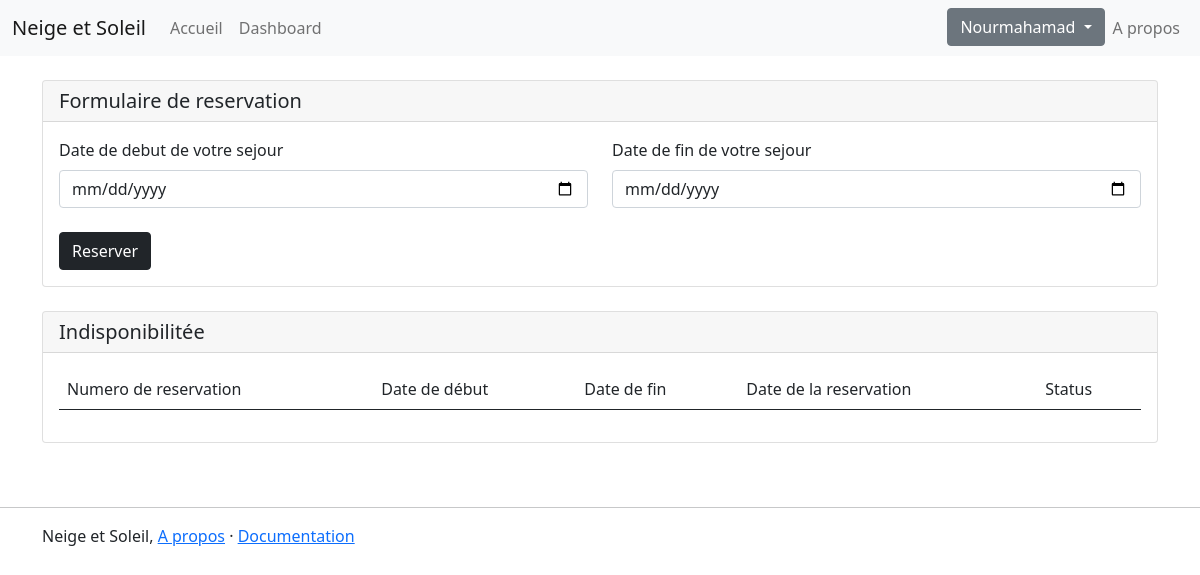
/reserver/1 (signed in), run on an earlier commit of the app's database.
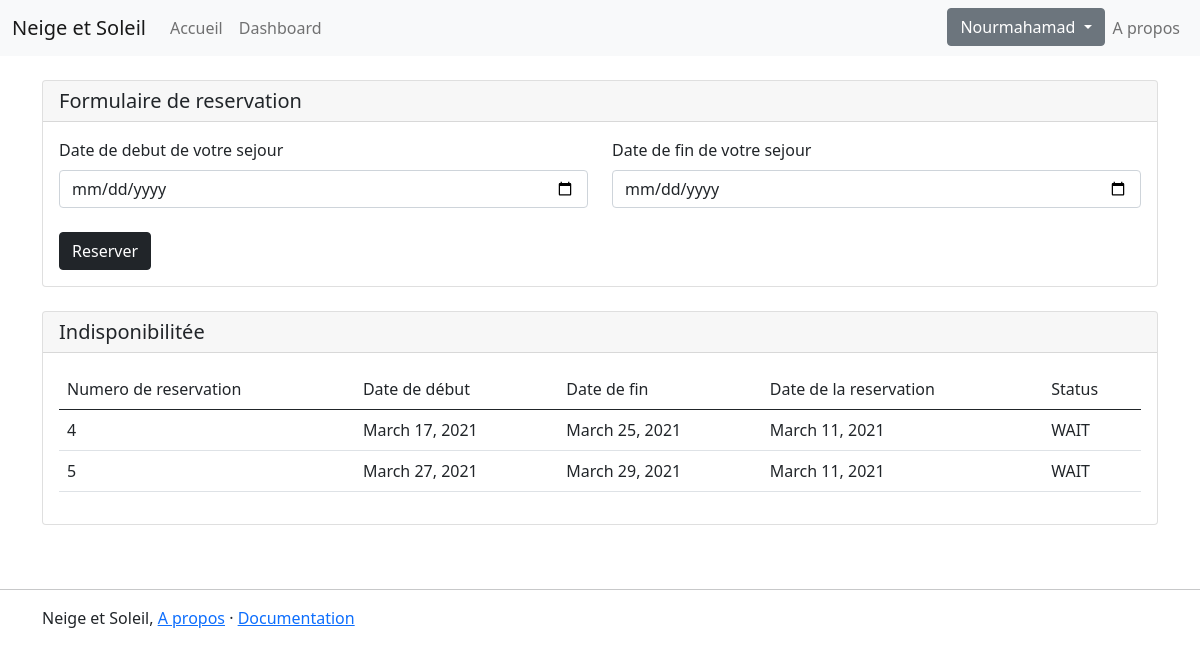
And on a later commit of the database.
### neige_soleil_app/models.py (models this page shows, shortened)
class Reservation(models.Model):
    ENCOURS = 'WAIT'
    ANNULER = 'CANCEL'
    STATUS_RES = [
        (ENCOURS, 'En cours'),
        (ANNULER, 'Annuler'),
    ]
    profile = models.ForeignKey(Profile, on_delete=models.CASCADE)
    propriete = models.ForeignKey(ContratProprietaire, on_delete=models.CASCADE)
    date_reservation = models.DateField(auto_now_add=True)
    date_debut_sejour = models.DateField()
    date_fin_sejour = models.DateField()
    status_reservation = models.CharField(max_length=6, choices=STATUS_RES, default=ENCOURS)

### neige_soleil_app/decorators.py (the view)
    def wrapper_func(request, *args, **kwargs):
        try:
            val = request.user.profile
            return view_func(request, *args, **kwargs)
        except ObjectDoesNotExist:
            return redirect('new_profile')

### neige_soleil_app/views.py (called while the page is built, shortened)
@login_required(login_url='login')
@known_profile
def new_reservation(request, pk):
    contrat = ContratProprietaire.objects.get(id=pk)
    reservations = contrat.reservation_set.all()
    context = {
        'contrat': contrat,
        'reservations': reservations
    }
    return render(request, 'neige_soleil_app/main_new_reservation.html', context)

### neige_soleil_app/templates/neige_soleil_app/main_new_reservation.html
{% extends 'neige_soleil_app/main_layout.html' %}
{% block content %}
    {% include 'neige_soleil_app/form_reservation.html' %}
{% endblock %}

### neige_soleil_app/templates/neige_soleil_app/form_reservation.html (shortened to what this page needs)
<div class="card">
    <h5 class="card-header"> Formulaire de reservation</h5>
    <div class="card-body">
        <form method="post">
            <div class="row">
                <div class="col-6">
                    <label id="debut" class="form-label">Date de debut de votre sejour</label>
                    <input for="debut" class="form-control" type="date" name="date_debut_sejour" value="{{ reservation.date_debut_sejour }}" required>
                </div>
                <div class="col-6">
                    <label id="fin" class="form-label">Date de fin de votre sejour</label>
                    <input for="fin" class="form-control" type="date" name="date_fin_sejour"  value="{{ reservation.date_fin_sejour }}" required>
                </div>
            </div>
            <br>
            <input type="submit" class="btn btn-dark" value="Reserver">
        </form>
    </div>
</div>
<br>
<div class="card">
    <h5 class="card-header"> Indisponibilitée</h5>
    <div class="card-body">
        <table class="table">
            <thead>
            <tr>
                <td scope="col">Numero de reservation</td>
                <td scope="col">Date de début</td>
                <td scope="col">Date de fin</td>
                <td scope="col">Date de la reservation</td>
                <td scope="col">Status</td>
            </tr>
            </thead>
            <tbody>
            {% if reservations %}
                {% for reservation in reservations %}
                    <tr>
                        <td>{{ reservation.id}}</td>
                        <td>{{ reservation.date_debut_sejour }}</td>
                        <td>{{ reservation.date_fin_sejour }}</td>
                        <td>{{ reservation.date_reservation }}</td>
                        <td>{{ reservation.status_reservation }}</td>
                    </tr>
                {% endfor %}
            {% endif %}
            </tbody>
        </table>
    </div>
</div>

What changed in the data, as far as the page shows it:
added Reservation: id "4", date_debut_sejour "March 17, 2021", date_fin_sejour "March 25, 2021", date_reservation "March 11, 2021", status_reservation "WAIT"
added Reservation: id "5", date_debut_sejour "March 27, 2021", date_fin_sejour "March 29, 2021", date_reservation "March 11, 2021", status_reservation "WAIT"
